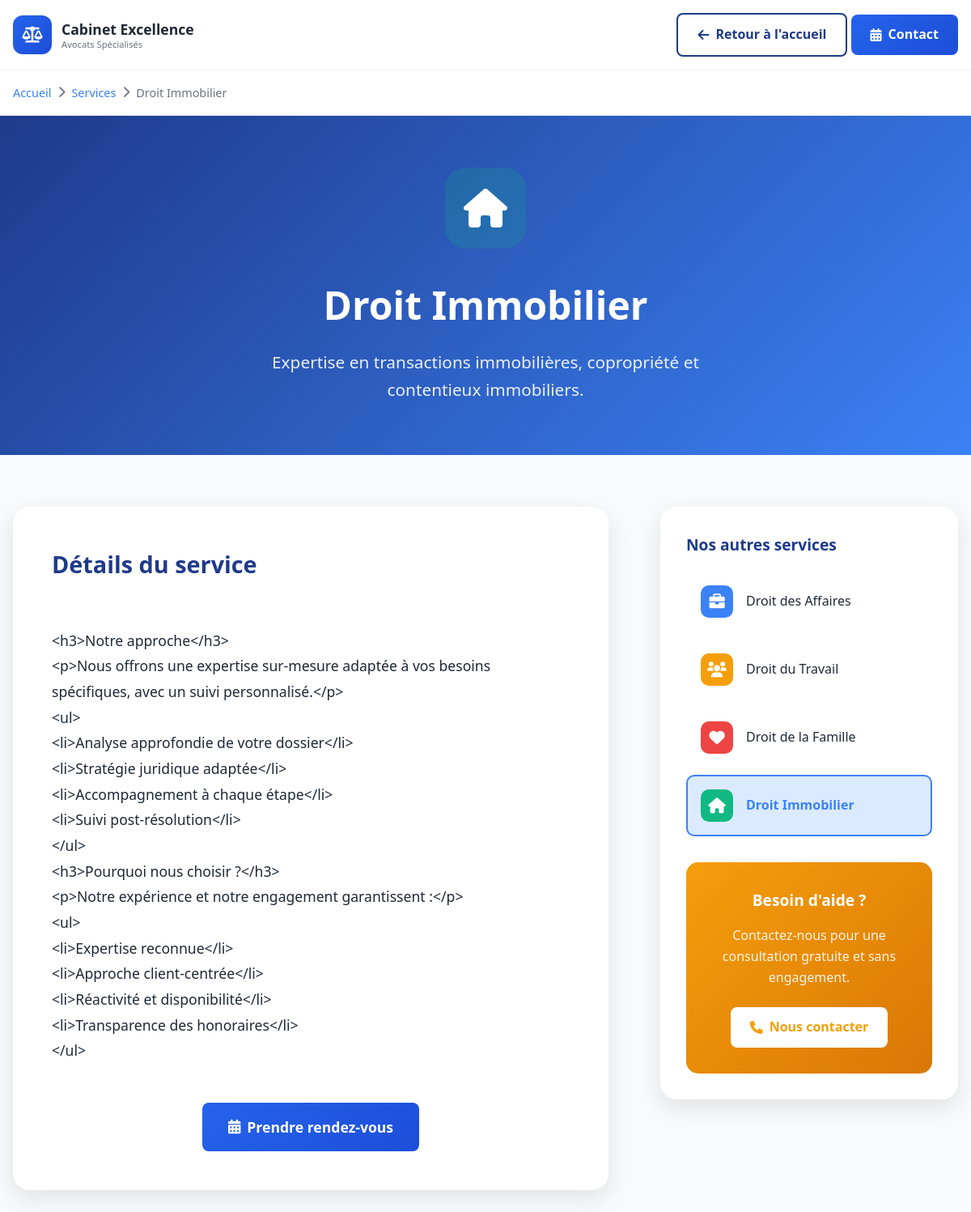
The page /service/3 on the database its author committed.
### tables this page shows
CREATE TABLE services (
                    id INTEGER PRIMARY KEY AUTOINCREMENT,
                    title VARCHAR(255) NOT NULL,
                    description TEXT NOT NULL,
                    icon VARCHAR(50) NOT NULL,
                    color VARCHAR(7) DEFAULT '#3b82f6',
                    order_position INTEGER DEFAULT 0,
                    is_active INTEGER DEFAULT 1,
                    detailed_content TEXT,
                    created_at DATETIME DEFAULT CURRENT_TIMESTAMP,
                    updated_at DATETIME DEFAULT CURRENT_TIMESTAMP
                );

### controllers/ServiceController.php (called while the page is built, shortened)
<?php
require_once 'includes/Database.php';
class ServiceController {
    private $db;
    public function __construct() {
        $database = new Database();
        $this->db = $database->getConnection();
    }
    public function show($id) {
        $stmt = $this->db->prepare("SELECT * FROM services WHERE id = ? AND is_active = 1");
        $stmt->execute([$id]);
        $service = $stmt->fetch(PDO::FETCH_ASSOC);
        $services = $this->db->query("SELECT * FROM services WHERE is_active = 1 ORDER BY order_position")->fetchAll(PDO::FETCH_ASSOC);
        include 'views/service-detail.php';
    }
}
?>

### index.php (called while the page is built, shortened)
<?php
require_once 'includes/Database.php';
$database = new Database();
$db = $database->getConnection();
$router = new Router();
$router->add('/', 'controllers/HomeController.php', 'index');
$router->add('/admin', 'controllers/AdminController.php', 'login');
$router->add('/admin/dashboard', 'controllers/AdminController.php', 'dashboard');
$router->add('/admin/content', 'controllers/AdminController.php', 'content');
$router->add('/admin/contacts', 'controllers/AdminController.php', 'contacts');
$router->add('/admin/message', 'controllers/AdminController.php', 'messageDetail');
$router->add('/admin/settings', 'controllers/AdminController.php', 'settings');
$router->add('/admin/logout', 'controllers/AdminController.php', 'logout');
$router->add('/contact', 'controllers/ContactController.php', 'submit');
$url = $_SERVER['REQUEST_URI'];
$url = strtok($url, '?');
$router->route($url);
?>

### includes/Database.php (called while the page is built, shortened)
<?php
class Database {
    private $connection = null;
    public function getConnection() {
        if ($this->connection === null) {
            try {
                $dbDir = dirname(DB_NAME);
                $this->connection = new PDO('sqlite:' . DB_NAME);
                $this->connection->setAttribute(PDO::ATTR_ERRMODE, PDO::ERRMODE_EXCEPTION);
                $this->connection->setAttribute(PDO::ATTR_DEFAULT_FETCH_MODE, PDO::FETCH_ASSOC);
                $this->connection->exec('PRAGMA foreign_keys = ON;');
                $this->connection->exec('PRAGMA journal_mode = WAL;');
                $this->connection->exec('PRAGMA synchronous = NORMAL;');
                $this->connection->exec('PRAGMA cache_size = 10000;');
                $this->connection->exec('PRAGMA temp_store = MEMORY;');
                $this->initializeTables();
            } catch (Exception $e) {
                error_log('Database Connection Error: ' . $e->getMessage());
                throw new Exception('Database connection failed: ' . $e->getMessage());
            }
        }
        return $this->connection;
    }
    private function initializeTables() {
        try {
            $this->connection->beginTransaction();
            foreach ($tables as $sql) {
                $this->connection->exec($sql);
            }
            $columns = $this->connection->query("PRAGMA table_info(news)")->fetchAll(PDO::FETCH_ASSOC);
            foreach ($columns as $column) {
                if ($column['name'] === 'order_position') {
                    $has_order_position = true;
                    break;
                }
            }
            $this->connection->commit();
        } catch (Exception $e) {
            $this->connection->rollBack();
            error_log('Error initializing tables: ' . $e->getMessage());
            throw $e;
        }
    }
    private function createIndexes() {
        $indexes = [
            "CREATE INDEX IF NOT EXISTS idx_contact_files_contact_id ON contact_files(contact_id)",
            "CREATE INDEX IF NOT EXISTS idx_contacts_status ON contacts(status)",
            "CREATE INDEX IF NOT EXISTS idx_contacts_created_at ON contacts(created_at)",
            "CREATE INDEX IF NOT EXISTS idx_contacts_email ON contacts(email)",
            "CREATE INDEX IF NOT EXISTS idx_site_content_section ON site_content(section)",
            "CREATE INDEX IF NOT EXISTS idx_services_active ON services(is_active, order_position)",
            "CREATE INDEX IF NOT EXISTS idx_team_members_active ON team_members(is_active, order_position)",
            "CREATE INDEX IF NOT EXISTS idx_news_active ON news(is_active, order_position)"
        ];
        foreach ($indexes as $index) {
            try {
                $this->connection->exec($index);
            } catch (PDOException $e) {
                error_log('Error creating index: ' . $e->getMessage());
                throw $e;
            }
        }
    }
}
?>

### views/service-detail.php (the view, shortened to what this page needs)
<!DOCTYPE html>
<html lang="fr">
<head>
    <link rel="stylesheet" href="https://cdnjs.cloudflare.com/ajax/libs/font-awesome/6.0.0/css/all.min.css">
</head>
<body>
    <header class="header">
        <div class="container">
            <a href="/" class="brand-container" style="text-decoration: none;">
                <div class="brand-icon">
                    <i class="fas fa-balance-scale"></i>
                </div>
                <div class="brand-text">
                    <h1>Cabinet Excellence</h1>
                    <p>Avocats Spécialisés</p>
                </div>
            </a>
            <div>
                <a href="/" class="btn btn-outline">
                    <i class="fas fa-arrow-left"></i>
                    Retour à l'accueil
                </a>
                <a href="/#contact" class="btn btn-primary">
                    <i class="fas fa-calendar-alt"></i>
                    Contact
                </a>
            </div>
        </div>
    </header>
    <section class="breadcrumb">
        <div class="container">
            <nav class="breadcrumb-nav">
                <a href="/">Accueil</a>
                <i class="fas fa-chevron-right"></i>
                <a href="/#services">Services</a>
                <i class="fas fa-chevron-right"></i>
                <span><?php echo htmlspecialchars($service['title']); ?></span>
            </nav>
        </div>
    </section>
    <section class="service-hero">
        <div class="container">
            <div class="service-icon" style="background: <?php echo htmlspecialchars($service['color']); ?>33;">
                <i class="<?php echo htmlspecialchars($service['icon']); ?>"></i>
            </div>
            <h1><?php echo htmlspecialchars($service['title']); ?></h1>
            <p class="lead"><?php echo htmlspecialchars($service['description']); ?></p>
        </div>
    </section>
    <section class="service-content">
        <div class="container">
            <div class="content-grid">
                <div class="main-content">
                    <h2 class="section-title">Détails du service</h2>
                    <div class="content-text">
                        <?php if (!empty($service['detailed_content'])): ?>
                            <?php echo nl2br(htmlspecialchars($service['detailed_content'])); ?>
                        <?php endif; ?>
                    </div>
                    <div style="text-align: center; margin-top: 3rem;">
                        <a href="/#contact" class="btn btn-primary" style="padding: 1rem 2rem; font-size: 1.1rem;">
                            <i class="fas fa-calendar-alt"></i>
                            Prendre rendez-vous
                        </a>
                    </div>
                </div>
                <div class="sidebar">
                    <div class="sidebar-services">
                        <h3>Nos autres services</h3>
                        <?php foreach ($services as $otherService): ?>
                            <a href="/service/<?php echo $otherService['id']; ?>"
                               class="service-link <?php echo $otherService['id'] == $service['id'] ? 'active' : ''; ?>">
                                <div class="service-link-icon" style="background: <?php echo htmlspecialchars($otherService['color']); ?>;">
                                    <i class="<?php echo htmlspecialchars($otherService['icon']); ?>"></i>
                                </div>
                                <span><?php echo htmlspecialchars($otherService['title']); ?></span>
                            </a>
                        <?php endforeach; ?>
                    </div>
                    <div class="contact-cta">
                        <h3>Besoin d'aide ?</h3>
                        <p>Contactez-nous pour une consultation gratuite et sans engagement.</p>
                        <a href="/#contact" class="btn btn-white">
                            <i class="fas fa-phone"></i>
                            Nous contacter
                        </a>
                    </div>
                </div>
            </div>
        </div>
    </section>
</body>
</html>

### views/service-detail.php (style rules this page uses)
:root { --primary-blue: #1e3a8a; --secondary-blue: #3b82f6; --light-blue: #dbeafe; --accent-gold: #f59e0b; --text-dark: #1f2937; --text-light: #6b7280; --white: #ffffff; --gray-50: #f9fafb; --gray-100: #f3f4f6; --shadow-light: rgba(0, 0, 0, 0.1); --shadow-medium: rgba(0, 0, 0, 0.15); }
* { margin: 0; padding: 0; box-sizing: border-box; }
body { font-family: 'Segoe UI', Tahoma, Geneva, Verdana, sans-serif; line-height: 1.6; color: var(--text-dark); background: var(--gray-50); }
.container { max-width: 1200px; margin: 0 auto; padding: 0 1rem; }
.header { background: white; border-bottom: 1px solid var(--gray-100); padding: 1rem 0; box-shadow: 0 2px 10px var(--shadow-light); }
.header .container { display: flex; justify-content: space-between; align-items: center; }
.brand-container { display: flex; align-items: center; gap: 0.75rem; }
.brand-icon { width: 3rem; height: 3rem; background: linear-gradient(135deg, #2563eb, #1d4ed8); border-radius: 0.75rem; display: flex; align-items: center; justify-content: center; }
.brand-icon i { color: white; font-size: 1.25rem; }
.brand-text h1 { font-size: 1.1rem; font-weight: 700; color: var(--text-dark); margin: 0; }
.brand-text p { font-size: 0.7rem; color: var(--text-light); margin: -0.25rem 0 0 0; }
.btn { display: inline-flex; align-items: center; gap: 0.5rem; padding: 0.75rem 1.5rem; border-radius: 0.5rem; font-weight: 600; text-decoration: none; transition: all 0.3s ease; border: none; cursor: pointer; }
.btn-primary { background: linear-gradient(135deg, #2563eb, #1d4ed8); color: white; }
.btn-outline { background: transparent; border: 2px solid var(--primary-blue); color: var(--primary-blue); }
.breadcrumb { background: white; padding: 1rem 0; border-bottom: 1px solid var(--gray-100); }
.breadcrumb-nav { display: flex; align-items: center; gap: 0.5rem; font-size: 0.9rem; color: var(--text-light); }
.breadcrumb-nav a { color: var(--secondary-blue); text-decoration: none; }
.service-hero { background: linear-gradient(135deg, var(--primary-blue), var(--secondary-blue)); color: white; padding: 4rem 0; text-align: center; }
.service-icon { width: 100px; height: 100px; margin: 0 auto 2rem; border-radius: 25px; display: flex; align-items: center; justify-content: center; background: rgba(255, 255, 255, 0.2); backdrop-filter: blur(20px); }
.service-icon i { font-size: 3rem; color: white; }
.service-hero h1 { font-size: 3rem; font-weight: 800; margin-bottom: 1rem; }
.service-hero .lead { font-size: 1.3rem; opacity: 0.9; max-width: 600px; margin: 0 auto; }
.service-content { padding: 4rem 0; }
.content-grid { display: grid; grid-template-columns: 2fr 1fr; gap: 4rem; align-items: start; }
.main-content { background: white; border-radius: 20px; padding: 3rem; box-shadow: 0 10px 30px var(--shadow-light); }
.sidebar { background: white; border-radius: 20px; padding: 2rem; box-shadow: 0 10px 30px var(--shadow-light); height: fit-content; position: sticky; top: 2rem; }
.section-title { font-size: 1.8rem; color: var(--primary-blue); margin-bottom: 1.5rem; font-weight: 700; }
.content-text { font-size: 1.1rem; line-height: 1.8; color: var(--text-dark); margin-bottom: 2rem; }
.sidebar-services { margin-bottom: 2rem; }
.sidebar h3 { font-size: 1.2rem; color: var(--primary-blue); margin-bottom: 1rem; font-weight: 700; }
.service-link { display: flex; align-items: center; gap: 1rem; padding: 1rem; border-radius: 10px; text-decoration: none; color: var(--text-dark); transition: all 0.3s ease; margin-bottom: 0.5rem; border: 2px solid transparent; }
.service-link.active { background: var(--light-blue); border-color: var(--secondary-blue); color: var(--secondary-blue); font-weight: 600; }
.service-link-icon { width: 40px; height: 40px; border-radius: 10px; display: flex; align-items: center; justify-content: center; font-size: 1.2rem; color: white; }
.contact-cta { background: linear-gradient(135deg, var(--accent-gold), #d97706); color: white; padding: 2rem; border-radius: 15px; text-align: center; }
.contact-cta h3 { color: white; margin-bottom: 1rem; }
.contact-cta p { margin-bottom: 1.5rem; opacity: 0.9; }
.btn-white { background: white; color: var(--accent-gold); font-weight: 700; }

### rows shown on the page
services: title "Droit Immobilier", description "Expertise en transactions immobilières, copropriété et contentieux immobiliers.", detailed_content "<h3>Notre approche</h3> <p>Nous offrons une expertise sur-mesure adaptée à vos besoins spécifiques, avec un suivi personnalisé.</p> <ul> <li>Analyse approfondie de votre dossier</li> <li>Stratégie juridique adaptée</li> <li>Accompagnement à chaque étape</li> <li>Suivi post-résolution</li> </ul> <h3>Pourquoi nous choisir ?</h3> <p>Notre expérience et notre engagement garantissent :</p> <ul> <li>Expertise reconnue</li> <li>Approche client-centrée</li> <li>Réactivité et disponibilité</li> <li>Transparence des honoraires</li> </ul>"
services: title "Droit des Affaires"
services: title "Droit du Travail"
services: title "Droit de la Famille"
